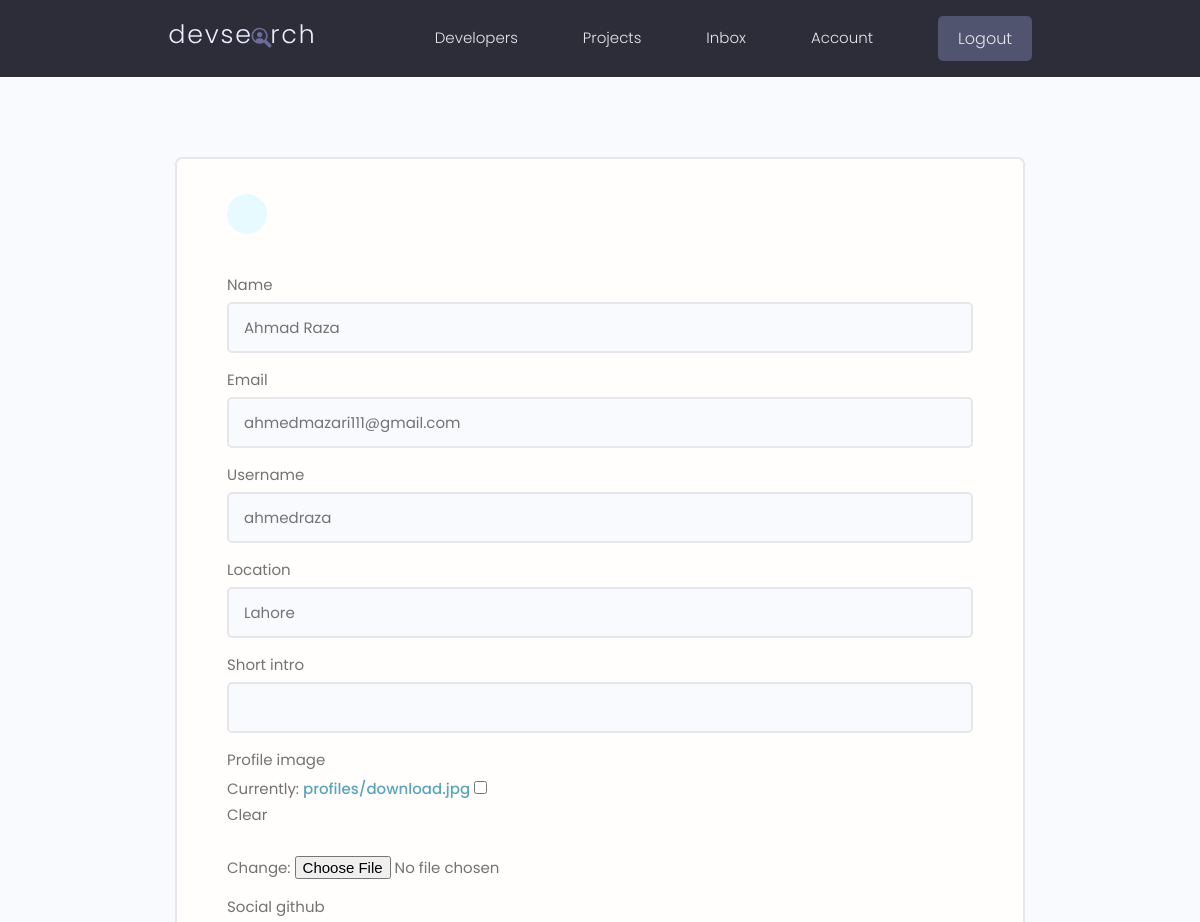
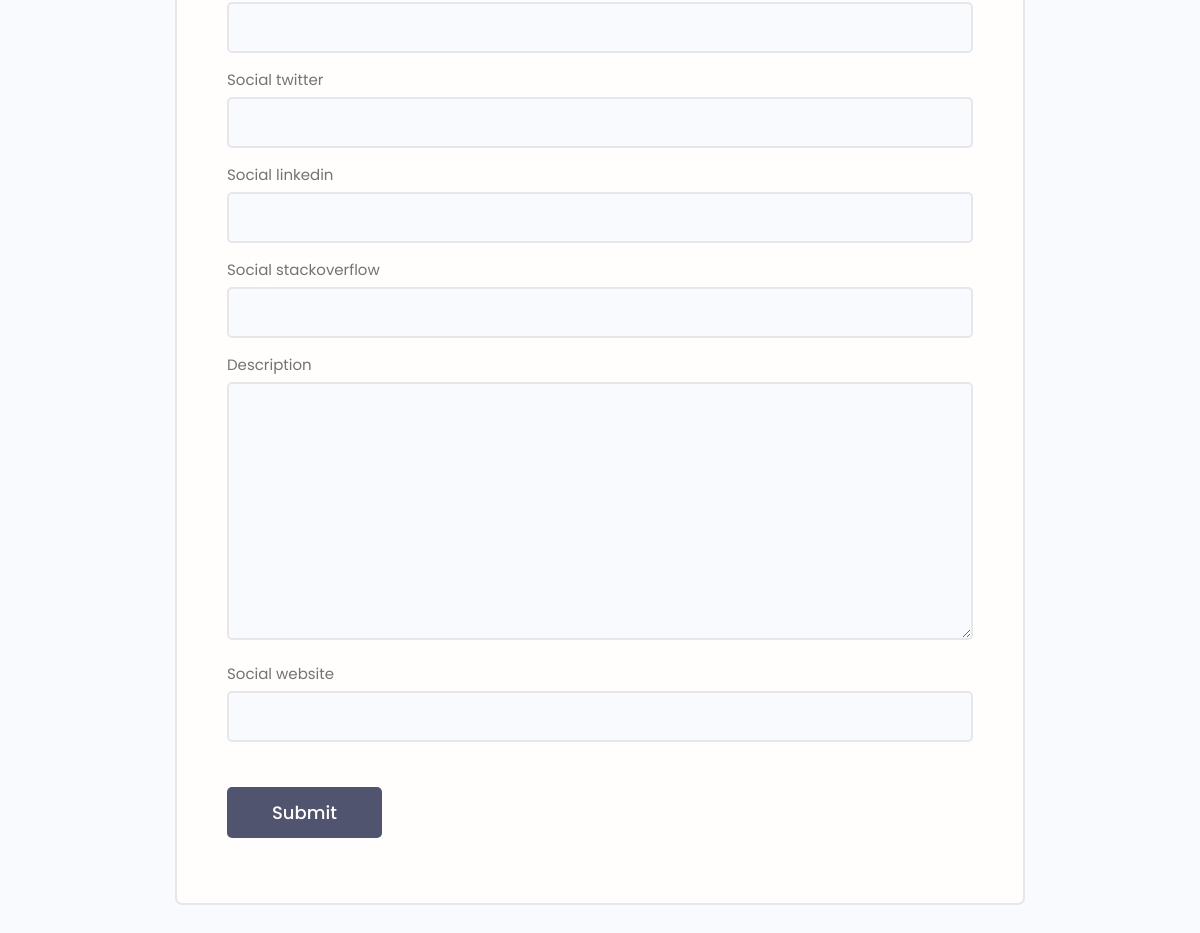
/edit-account/ (signed in), run on the app's committed database (2 pictures, top to bottom).
### users/models.py (models this page shows, shortened)
class Profile(models.Model):
    user = models.OneToOneField(User, on_delete=models.CASCADE, null=True,blank= True )
    name = models.CharField(max_length=200, null=True)
    email = models.EmailField(max_length=500, null=True)
    username = models.CharField(max_length=200, null=True)
    location= models.CharField(max_length=200, null=True)
    short_intro = models.CharField(max_length=200, null=True, blank= True )
    profile_image = models.ImageField( null=True, blank= True , upload_to='profiles' , default="profiles/pro.png")
    social_github = models.CharField(max_length=200, null=True, blank= True )
    social_twitter = models.CharField(max_length=200, null=True, blank= True )
    social_linkedin = models.CharField(max_length=200, null=True, blank= True )
    social_stackoverflow = models.CharField(max_length=200, null=True, blank= True )
    description = models.TextField(blank=True)
    bio = models.TextField(max_length=500,blank=True, null=True),
    social_website = models.CharField(max_length=200, null=True, blank= True )
    id = models.UUIDField(default=uuid.uuid4, unique=True,
                        primary_key=True, editable=False)

### users/views.py (the view)
# urls.py: path('edit-account/', views.editAccount, name='edit-account'),
@login_required(login_url='login')
def editAccount(request):
    profile = request.user.profile
    form = ProfileForm(instance=profile)
    if request.method == 'POST':
        form = ProfileForm(request.POST, request.FILES, instance=profile)
        if form.is_valid():
            form.save()
            return redirect('account')
    context = {'form': form}
    return render(request, 'users/profile_form.html', context)

### users/forms.py
class ProfileForm(ModelForm):
    class Meta:
        model = Profile
        fields = '__all__'
        exclude = ['user']
    def __init__(self, *args, **kwargs):
        super(ProfileForm, self).__init__(*args, **kwargs)
        for name, field in self.fields.items():
            field.widget.attrs.update({'class': 'input'})

### users/templates/users/profile_form.html (shortened to what this page needs)
{% extends 'main.html' %}
{% block content %}
<main class="formPage my-xl">
    <div class="content-box">
        <div class="formWrapper">
            <a class="backButton" href="{% url 'account' %}"></a>
            <br>
            <form class="form" method="POST" action="{% url 'edit-account' %}" enctype="multipart/form-data">
                {% for field in form %}
                <div class="form__field">
                    <label for="formInput#text">{{field.label}}</label>
                    {{field}}
                </div>
                {% endfor %}
                <input class="btn btn--sub btn--lg  my-md" type="submit" value="Submit" />
            </form>
        </div>
    </div>
</main>
{% endblock content %}

### static/styles/app.css (style rules this page uses)
:root { --color-sub: #2d2d39; }
.btn--sub { background-color: var(--color-sub-light); }
.content-box { width: 95%; max-width: 85rem; margin: 0 auto; }
.backButton { background: var(--color-main-light); color: var(--color-main); width: 4rem; height: 4rem; display: flex; align-items: center; justify-content: center; border-radius: 50%; }
.formPage .formWrapper { list-style: none; background: var(--color-white); padding: 3.5rem 5rem; border: 2px solid var(--color-light); border-radius: 0.7rem; }

### static/uikit/styles/modules/_variables.css (style rules this page uses)
:root { --color-main: #5aa5b9; --color-main-light: #e6faff; --color-sub: #3f4156; --color-sub-light: #51546e; --color-sub-lighter: #ededfd; --color-text: #737373; --color-gray: #8b8b8b; --color-light: #e5e7eb; --color-light-gray: #767676; --color-bg: #f8fafd; --color-white: #fffefd; --color-white-light: #f3f3f3; --color-success: #359e64; --color-success-bg: #def8e8; --color-error: #fc4b0b; --color-error-bg: #fff2ee; --font-base: 'Poppins', arial, helvetica, 'Segoe UI', roboto, ubuntu, sans-serif; --font-monospace: 'Fira Code', 'Courier New', courier, monospace; --font-regular: 300; --font-medium: 500; --font-bold: 700; --generic-shadow: 1px 1px 5px #00000010; --generic-transition: all 0.3s ease-in-out; }

### static/uikit/styles/modules/_base.css (style rules this page uses)
* { margin: 0; padding: 0; box-sizing: border-box; text-rendering: optimizeLegibility; color: inherit; font-size: inherit; }
html { font-size: 50%; }
@media only screen and (min-width: 480px) { html { font-size: 56.25%; } }
@media only screen and (min-width: 1200px) { html { font-size: 62.5%; } }
body { line-height: 1.6; font-weight: 400; font-size: 1.5rem; color: var(--color-text); background-color: var(--color-bg); min-height: 100vh; }

### static/uikit/styles/modules/_typography.css (style rules this page uses)
* { font-family: var(--font-base); }
a { padding-bottom: 2px; text-decoration: none; display: inline-block; color: var(--color-main); font-weight: var(--font-medium); }

### static/uikit/styles/modules/_utilities.css (style rules this page uses)
.my-md { margin: 3rem auto; }
.my-xl { margin: 8rem auto; }

### static/uikit/styles/modules/_button.css (style rules this page uses)
.btn { display: inline-block; position: relative; cursor: pointer; background-color: var(--color-light); font-weight: var(--font-medium); color: var(--color-sub); text-decoration: none; padding: 1rem 2rem; border-radius: 0.5rem; border: none; width: -webkit-fit-content; width: -moz-fit-content; width: fit-content; height: -webkit-fit-content; height: -moz-fit-content; height: fit-content; font-size: 1.6rem; outline-width: 0; outline-color: transparent; -webkit-backface-visibility: hidden; backface-visibility: hidden; transition: all 0.3s ease-in-out; }
.btn--sub { background-color: var(--color-sub); color: var(--color-white); }
.btn--lg { font-size: 1.8rem; padding: 1.2rem 4.5rem; }

### static/uikit/styles/modules/_form.css (style rules this page uses)
.form { display: block; }
.form__field { margin-top: 1.5rem; margin-bottom: 1.5rem; }
.form__label, .form__field > label { display: block; margin-bottom: 0.5rem; color: var(--color-text); }
input.input[type='text'], input.input[type='email'], input.input[type='password'], input.input[type='number'], textarea.input { min-width: 24rem; width: 100%; padding: 1.2rem 1.5rem; border-radius: 0.5rem; border: 2px solid var(--color-light); transition: all 0.3s ease-in-out; background-color: var(--color-bg); }

### data on the page
Profile: form "Ahmad Raza" "ahmedmazari111@gmail.com" "ahmedraza" "Lahore"

### other printed values
{{ field.label }} "Name" "Email" "Username" "Location" "Short intro" "Profile image" "Social github" "Social twitter" "Social linkedin" "Social stackoverflow" "Description" "Social website"
